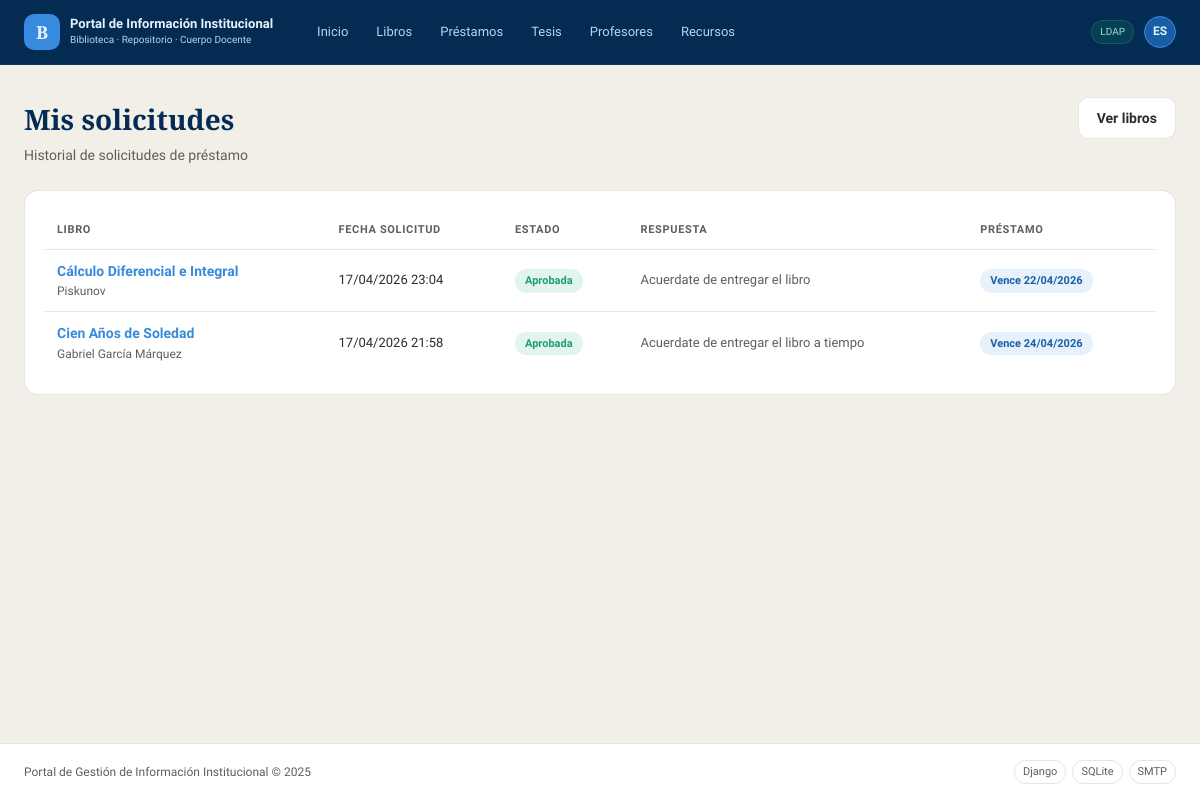
The page /biblioteca/solicitudes/mis/ (signed in) on the database its author committed.
### biblioteca/models.py (models this page shows, shortened)
class SolicitudPrestamo(models.Model):
    ESTADO_CHOICES = [
        ('pendiente', 'Pendiente'),
        ('aprobada',  'Aprobada'),
        ('rechazada', 'Rechazada'),
    ]
    libro           = models.ForeignKey(Libro, on_delete=models.CASCADE,
                                         related_name='solicitudes')
    usuario         = models.ForeignKey(User, on_delete=models.CASCADE,
                                         related_name='solicitudes')
    fecha_solicitud = models.DateTimeField(auto_now_add=True)
    estado          = models.CharField(max_length=20, choices=ESTADO_CHOICES,
                                        default='pendiente')
    mensaje         = models.TextField(blank=True,
                                        verbose_name='Mensaje al bibliotecario')
    respuesta       = models.TextField(blank=True,
                                        verbose_name='Respuesta del bibliotecario')
    prestamo        = models.OneToOneField(Prestamo, on_delete=models.SET_NULL,
                                            null=True, blank=True,
                                            related_name='solicitud')
    atendida_por    = models.ForeignKey(User, on_delete=models.SET_NULL,
                                         null=True, blank=True,
                                         related_name='solicitudes_atendidas')
    fecha_respuesta = models.DateTimeField(null=True, blank=True)
    class Meta:
        verbose_name        = 'Solicitud de préstamo'
        verbose_name_plural = 'Solicitudes de préstamo'
        ordering            = ['-fecha_solicitud']

class Libro(models.Model):
    titulo    = models.CharField(max_length=300)
    autor     = models.CharField(max_length=200)
    editorial = models.CharField(max_length=200, blank=True)
    anio      = models.PositiveIntegerField(verbose_name='Año', null=True, blank=True)
    isbn      = models.CharField(max_length=20, blank=True, unique=True, null=True)
    categoria = models.ForeignKey(Categoria, on_delete=models.SET_NULL,
                                  null=True, blank=True, related_name='libros')
    descripcion  = models.TextField(blank=True)
    portada      = models.ImageField(upload_to='portadas/', null=True, blank=True)
    fecha_registro = models.DateTimeField(auto_now_add=True)
    class Meta:
        verbose_name        = 'Libro'
        verbose_name_plural = 'Libros'
        ordering            = ['titulo']

class Prestamo(models.Model):
    ESTADO_CHOICES = [
        ('activo',     'Activo'),
        ('devuelto',   'Devuelto'),
        ('vencido',    'Vencido'),
    ]
    ejemplar      = models.ForeignKey(Ejemplar, on_delete=models.PROTECT,
                                       related_name='prestamos')
    usuario       = models.ForeignKey(User, on_delete=models.PROTECT,
                                       related_name='prestamos')
    fecha_prestamo  = models.DateTimeField(auto_now_add=True)
    fecha_devolucion = models.DateField(verbose_name='Fecha límite de devolución')
    fecha_devuelto  = models.DateTimeField(null=True, blank=True)
    estado          = models.CharField(max_length=20, choices=ESTADO_CHOICES,
                                        default='activo')
    notas           = models.TextField(blank=True)
    registrado_por  = models.ForeignKey(User, on_delete=models.SET_NULL,
                                         null=True, related_name='prestamos_registrados')
    class Meta:
        verbose_name        = 'Préstamo'
        verbose_name_plural = 'Préstamos'
        ordering            = ['-fecha_prestamo']

### biblioteca/views.py (the view)
# urls.py: path('solicitudes/mis/',                  views.mis_solicitudes,     name='mis_solicitudes'),
@login_required
def mis_solicitudes(request):
    solicitudes = SolicitudPrestamo.objects.filter(
        usuario=request.user
    ).select_related('libro', 'prestamo').order_by('-fecha_solicitud')
    return render(request, 'biblioteca/mis_solicitudes.html', {
        'solicitudes': paginar(solicitudes, request, 10),
    })

### biblioteca/context_processors.py (called while the page is built, shortened)
def rol_usuario(request):
    if request.user.is_authenticated:
        rol = get_rol(request.user)
        return {
            'rol_usuario':        rol,
            'es_bibliotecario':   rol == 'bibliotecario' or request.user.is_staff,
            'es_estudiante':      rol == 'estudiante',
            'es_profesor':        rol == 'profesor',
            'es_visitante':       rol == 'visitante',
        }

### biblioteca/decoradores.py (called while the page is built)
def get_rol(user):
    try:
        return user.perfil.rol
    except PerfilUsuario.DoesNotExist:
        return 'visitante'

### biblioteca/views.py (called while the page is built)
def paginar(queryset, request, por_pagina=10):
    paginator = Paginator(queryset, por_pagina)
    pagina    = request.GET.get('pagina', 1)
    return paginator.get_page(pagina)

### templates/biblioteca/mis_solicitudes.html (shortened to what this page needs)
{% extends 'base.html' %}
{% block content %}
<div class="page-header">
  <div>
    <h1 class="page-header__title">Mis solicitudes</h1>
    <p class="page-header__sub">Historial de solicitudes de préstamo</p>
  </div>
  <a href="{% url 'biblioteca:libro_list' %}" class="btn btn--secondary">Ver libros</a>
</div>
<div class="card">
  <div class="table-wrap">
    <table>
      <thead>
        <tr>
          <th>Libro</th>
          <th>Fecha solicitud</th>
          <th>Estado</th>
          <th>Respuesta</th>
          <th>Préstamo</th>
        </tr>
      </thead>
      <tbody>
        {% for s in solicitudes %}
        <tr>
          <td>
            <a href="{% url 'biblioteca:libro_detail' s.libro.pk %}"
               style="font-weight:600; color:var(--azul-claro);">
              {{ s.libro.titulo }}
            </a>
            <div style="font-size:12px; color:var(--gris-medio);">{{ s.libro.autor }}</div>
          </td>
          <td style="font-size:13px; white-space:nowrap;">
            {{ s.fecha_solicitud|date:"d/m/Y H:i" }}
          </td>
          <td>
            {% if s.estado == 'pendiente' %}
              <span class="badge" style="background:var(--ambar-fondo); color:var(--ambar);">
                Pendiente
              </span>
            {% elif s.estado == 'aprobada' %}
              <span class="badge badge--disponible">Aprobada</span>
            {% else %}
              <span class="badge badge--prestado">Rechazada</span>
            {% endif %}
          </td>
          <td style="font-size:13px; color:var(--gris-medio);">
            {{ s.respuesta|default:"—"|truncatechars:60 }}
          </td>
          <td>
            {% if s.prestamo %}
              <span class="badge badge--info">
                Vence {{ s.prestamo.fecha_devolucion|date:"d/m/Y" }}
              </span>
            {% else %}
              <span style="color:var(--gris-suave); font-size:13px;">—</span>
            {% endif %}
          </td>
        </tr>
        {% endfor %}
      </tbody>
    </table>
  </div>
</div>
{% endblock %}

### templates/includes/navbar.html (shortened to what this page needs)
{% load static %}
<header class="navbar">
  <div class="navbar__inner">
    <a href="{% url 'home' %}" class="navbar__brand">
      <div class="navbar__logo">B</div>
      <div>
        <div class="navbar__title">Portal de Información Institucional</div>
        <div class="navbar__sub">Biblioteca · Repositorio · Cuerpo Docente</div>
      </div>
    </a>
    <nav class="navbar__nav">
      <a href="{% url 'home' %}" class="nav-link {% if request.resolver_match.url_name == 'home' %}nav-link--active{% endif %}">Inicio</a>
      <a href="{% url 'biblioteca:libro_list' %}" class="nav-link">Libros</a>
      <a href="{% url 'biblioteca:prestamo_list' %}" class="nav-link">Préstamos</a>
      <a href="{% url 'biblioteca:tesis_list' %}" class="nav-link">Tesis</a>
      <a href="{% url 'biblioteca:profesor_list' %}" class="nav-link">Profesores</a>
      <a href="{% url 'biblioteca:recurso_list' %}" class="nav-link">Recursos</a>
    </nav>
    <div class="navbar__auth">
      {% if user.is_authenticated %}
        <span class="ldap-badge">LDAP</span>
        <div class="user-menu">
          <div class="user-avatar">{{ user.username|slice:":2"|upper }}</div>
        </div>
      {% else %}
        <a href="{% url 'login' %}" class="btn btn--primary btn--sm">Iniciar sesión</a>
      {% endif %}
    </div>
  </div>
</header>

### static/css/main.css (style rules this page uses)
:root { --azul-oscuro: #042C53; --azul-medio: #0C447C; --azul: #185FA5; --azul-claro: #378ADD; --azul-palido: #B5D4F4; --azul-fondo: #E6F1FB; --verde: #1D9E75; --verde-fondo: #E1F5EE; --rojo: #E24B4A; --rojo-fondo: #FCEBEB; --ambar: #EF9F27; --ambar-fondo: #FAEEDA; --gris-texto: #2C2C2A; --gris-medio: #5F5E5A; --gris-suave: #B4B2A9; --gris-fondo: #F1EFE8; --blanco: #ffffff; --borde: rgba(44,44,42,0.12); --sombra: 0 1px 4px rgba(0,0,0,0.08); --radio-sm: 6px; --radio-md: 10px; --radio-lg: 14px; --radio-pill: 999px; --fuente-titulo: 'Playfair Display', Georgia, serif; --fuente-cuerpo: 'Source Sans 3', system-ui, sans-serif; }
*, *::before, *::after { box-sizing: border-box; margin: 0; padding: 0; }
html { font-size: 16px; }
body { font-family: var(--fuente-cuerpo); background: var(--gris-fondo); color: var(--gris-texto); line-height: 1.6; min-height: 100vh; display: flex; flex-direction: column; }
a { color: var(--azul-claro); text-decoration: none; }
.navbar { background: var(--azul-oscuro); position: sticky; top: 0; z-index: 100; border-bottom: 1px solid rgba(255,255,255,0.06); }
.navbar__inner { max-width: 1280px; margin: 0 auto; padding: 0 1.5rem; height: 64px; display: flex; align-items: center; gap: 2rem; }
.navbar__brand { display: flex; align-items: center; gap: 10px; text-decoration: none; flex-shrink: 0; }
.navbar__logo { width: 36px; height: 36px; border-radius: var(--radio-md); background: var(--azul-claro); display: flex; align-items: center; justify-content: center; font-family: var(--fuente-titulo); font-size: 18px; font-weight: 700; color: var(--azul-fondo); }
.navbar__title { font-size: 13px; font-weight: 600; color: var(--azul-fondo); line-height: 1.2; }
.navbar__sub { font-size: 10px; color: var(--azul-palido); font-weight: 300; }
.navbar__nav { display: flex; align-items: center; gap: 4px; flex: 1; }
.nav-link { font-size: 13px; color: var(--azul-palido); font-weight: 400; padding: 6px 12px; border-radius: var(--radio-pill); transition: background 0.15s, color 0.15s; }
.navbar__auth { display: flex; align-items: center; gap: 10px; margin-left: auto; }
.ldap-badge { font-size: 10px; color: #9FE1CB; background: rgba(29,158,117,0.15); border: 1px solid rgba(29,158,117,0.35); padding: 3px 8px; border-radius: var(--radio-pill); }
.user-menu { position: relative; }
.user-avatar { width: 32px; height: 32px; border-radius: 50%; background: var(--azul); border: 1px solid var(--azul-claro); display: flex; align-items: center; justify-content: center; font-size: 12px; font-weight: 600; color: var(--azul-fondo); cursor: pointer; user-select: none; }
.btn { display: inline-flex; align-items: center; gap: 6px; padding: 9px 18px; border-radius: var(--radio-md); font-size: 14px; font-weight: 600; font-family: var(--fuente-cuerpo); cursor: pointer; border: none; transition: opacity 0.15s, transform 0.1s; text-decoration: none; }
.btn--secondary { background: var(--blanco); color: var(--gris-texto); border: 1px solid var(--borde); }
.card { background: var(--blanco); border: 1px solid var(--borde); border-radius: var(--radio-lg); padding: 1.25rem; }
.badge { font-size: 11px; font-weight: 600; padding: 3px 10px; border-radius: var(--radio-pill); display: inline-block; }
.badge--disponible { background: var(--verde-fondo); color: var(--verde); }
.badge--info { background: var(--azul-fondo); color: var(--azul); }
.table-wrap { overflow-x: auto; }
table { width: 100%; border-collapse: collapse; font-size: 14px; }
thead th { text-align: left; font-size: 11px; font-weight: 600; letter-spacing: 0.06em; text-transform: uppercase; color: var(--gris-medio); padding: 10px 12px; border-bottom: 1px solid var(--borde); }
tbody td { padding: 10px 12px; border-bottom: 1px solid var(--borde); color: var(--gris-texto); }
tbody tr:last-child td { border-bottom: none; }
.page-header { display: flex; align-items: flex-start; justify-content: space-between; margin-bottom: 1.5rem; }
.page-header__title { font-family: var(--fuente-titulo); font-size: 28px; font-weight: 700; color: var(--azul-oscuro); }
.page-header__sub { font-size: 14px; color: var(--gris-medio); margin-top: 2px; }

### rows shown on the page
SolicitudPrestamo: libro.titulo "Cálculo Diferencial e Integral", libro.autor "Piskunov", fecha_solicitud "17/04/2026 23:04", estado "Aprobada", respuesta "Acuerdate de entregar el libro", prestamo.fecha_devolucion "22/04/2026"
SolicitudPrestamo: libro.titulo "Cien Años de Soledad", libro.autor "Gabriel García Márquez", fecha_solicitud "17/04/2026 21:58", estado "Aprobada", respuesta "Acuerdate de entregar el libro a tiempo", prestamo.fecha_devolucion "24/04/2026"

### other values the page prints
{{ user.username|slice:":2"|upper }} "ES"
